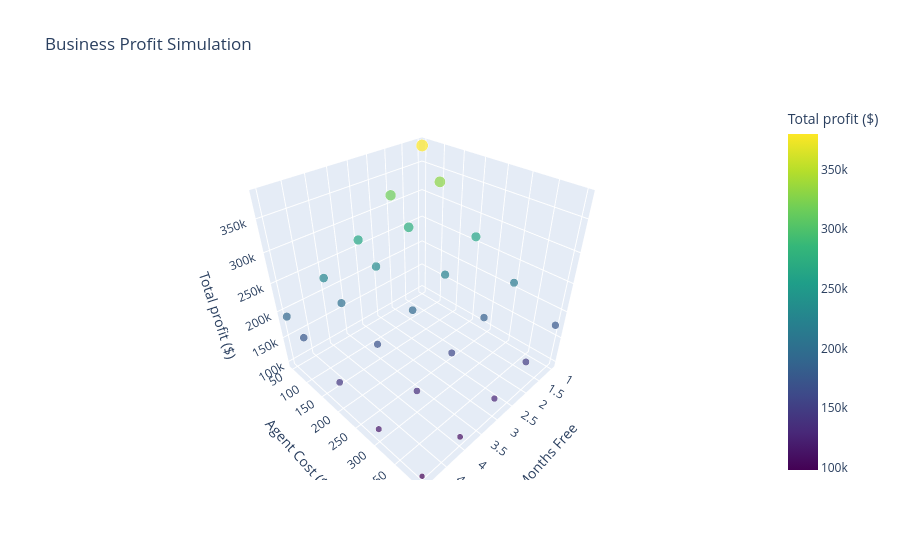

The cell this chart's notebook holds for it:
### Code cell
import plotly.express as px

fig = px.scatter_3d(
    results,
    x="months_free",
    y="agent_cost",
    z="profit",
    color="profit",
    size="coverage_%",
    color_continuous_scale="Viridis",
    title="Business Profit Simulation",
    labels={
        "months_free": "Months Free",
        "agent_cost": "Agent Cost ($)",
        "profit": "Total profit ($)",
        "coverage_%": "Coverage (%)"
    }
)

fig.show()

### Figure 1 — Plotly figure (JSON) as saved in the notebook; plotly's stock layout.template omitted (floating-point values rounded to 4 significant figures)
{"data": [{"hovertemplate": "Months Free=%{x}<br>Agent Cost ($)=%{y}<br>Total profit ($)=%{marker.color}<br>Coverage (%)=%{marker.size}<extra></extra>", "legendgroup": "", "marker": {"color": [379900.0, 330700.0, 262100.0, 212600.0, 174500.0, 317000.0, 275300.0, 223000.0, 183500.0, 147400.0, 264300.0, 233400.0, 192100.0, 158400.0, 126300.0, 226100.0, 200000.0, 168600.0, 133600.0, 108900.0, 191100.0, 175000.0, 143100.0, 115600.0, 97930.0], "coloraxis": "coloraxis", "size": [44.77, 37.43, 27.31, 21.39, 18.27, 35.02, 30.34, 22.81, 19.03, 15.95, 28.44, 24.47, 19.88, 16.71, 13.54, 24.37, 21.68, 17.46, 14.81, 11.55, 21.63, 18.98, 15.62, 12.54, 10.03], "sizemode": "area", "sizeref": 0.1119, "symbol": "circle"}, "mode": "markers", "name": "", "scene": "scene", "showlegend": false, "type": "scatter3d", "x": [1, 1, 1, 1, 1, 2, 2, 2, 2, 2, 3, 3, 3, 3, 3, 4, 4, 4, 4, 4, 5, 5, 5, 5, 5], "y": [50, 100, 200, 300, 400, 50, 100, 200, 300, 400, 50, 100, 200, 300, 400, 50, 100, 200, 300, 400, 50, 100, 200, 300, 400], "z": [379900.0, 330700.0, 262100.0, 212600.0, 174500.0, 317000.0, 275300.0, 223000.0, 183500.0, 147400.0, 264300.0, 233400.0, 192100.0, 158400.0, 126300.0, 226100.0, 200000.0, 168600.0, 133600.0, 108900.0, 191100.0, 175000.0, 143100.0, 115600.0, 97930.0]}], "layout": {"coloraxis": {"colorbar": {"title": {"text": "Total profit ($)"}}, "colorscale": [[0, "#440154"], [0.1111, "#482878"], [0.2222, "#3e4989"], [0.3333, "#31688e"], [0.4444, "#26828e"], [0.5556, "#1f9e89"], [0.6667, "#35b779"], [0.7778, "#6ece58"], [0.8889, "#b5de2b"], [1, "#fde725"]]}, "legend": {"itemsizing": "constant", "tracegroupgap": 0}, "scene": {"domain": {"x": [0, 1], "y": [0, 1]}, "xaxis": {"title": {"text": "Months Free"}}, "yaxis": {"title": {"text": "Agent Cost ($)"}}, "zaxis": {"title": {"text": "Total profit ($)"}}}, "title": {"text": "Business Profit Simulation"}}}
